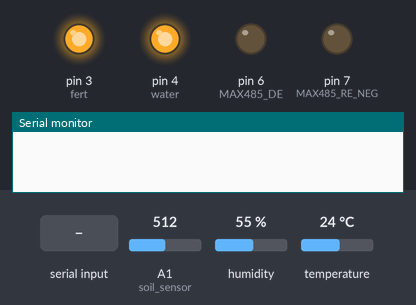
Bench run of a sketch on a simulated Arduino Uno, built with avr-gcc and run on an emulated ATmega328P. Parts: output pins drawn as LEDs (lit = HIGH), the last lines printed to the serial monitor. Inputs (shaded band) come from the test bench; at power-on: A1 (soil_sensor) = 512, humidity 55 %, temperature 24 °C.

Above: at 1.2 s.
1.3 s: "fert\n" received over Serial
At 8.0 s:
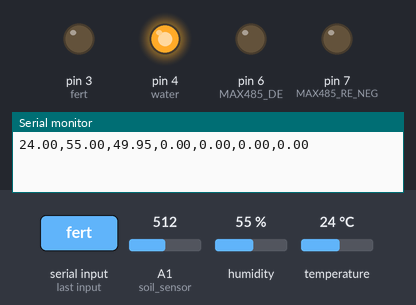
Timing chart, 0 to 38.5 s (numbered marks = the images above; inputs shaded):
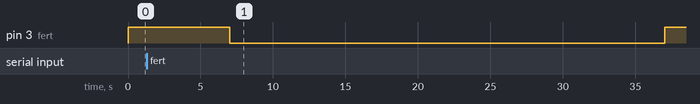

Measured:
- after the input at 1.3 s, pin 3 (fert): HIGH → LOW after 5.7 s, → HIGH 30.0 s later

The sketch:

ArduinoCode.ino
```cpp
/*
In the provided code, the Arduino Uno is interfacing with a JXCT NPK sensor using the RS485 communication protocol. Here's a breakdown of the connections between the Arduino Uno and the RS485 module:

1. *RS485 Module Connections:*
   - *RS485 DI (Data In) Signal to Pin 9:* The Data In signal from the RS485 module is connected to digital pin 9 on the Arduino Uno. This pin is used to receive data from the RS485 module.
   - *RS485 RO (Receive Out) Signal to Pin 8:* The Receive Out signal from the RS485 module is connected to digital pin 8 on the Arduino Uno. This pin is used for receiving data from the RS485 module.
   - *RS485 RE (Receiver Enable) Signal to Pin 7:* The Receiver Enable signal from the RS485 module is connected to digital pin 7 on the Arduino Uno. This pin is used to enable the receiver mode of the RS485 module.
   - *RS485 DE (Driver Enable) Signal to Pin 6:* The Driver Enable signal from the RS485 module is connected to digital pin 6 on the Arduino Uno. This pin is used to enable the driver mode of the RS485 module.
   - *RS485 VCC to 5V:* The VCC (power) pin of the RS485 module is connected to the 5V output of the Arduino Uno.
   - *RS485 GND to GND:* The Ground (GND) pin of the RS485 module is connected to the Ground (GND) pin of the Arduino Uno.

2. *MAX485 Direction Control Pins:*
   - *MAX485 DE (Driver Enable) Pin to Pin 6:* This pin is used to control the Driver Enable (DE) signal of the MAX485 chip. It is connected to digital pin 6 on the Arduino Uno.
   - *MAX485 RE (Receiver Enable) Pin to Pin 7:* This pin is used to control the Receiver Enable (RE) signal of the MAX485 chip. It is connected to digital pin 7 on the Arduino Uno.

These connections allow the Arduino Uno to communicate with the JXCT NPK sensor using the RS485 protocol.
 The AltSoftSerial library is used for serial communication, and the ModbusMaster library is utilized for Modbus communication with the sensor.
  The preTransmission and postTransmission functions are defined to control the direction of data transmission/reception on the RS485 bus.
*/
#include <ModbusMaster.h> // Include ModbusMaster library for communication with Modbus devices
#include <AltSoftSerial.h> // Include AltSoftSerial library for serial communication
#include <dht11.h> // Include dht11 library for interfacing with DHT11 sensor

#define NITROGEN_ADDR   0x1E // Define address of nitrogen sensor
#define PHOSPHORUS_ADDR 0x1F // Define address of phosphorus sensor
#define POTASSIUM_ADDR  0x20 // Define address of potassium sensor
#define MAX485_DE       6    // Define pin for DE (Data Enable) of MAX485
#define MAX485_RE_NEG   7    // Define pin for RE (Receiver Enable) of MAX485

AltSoftSerial swSerial; // Create AltSoftSerial object for serial communication
ModbusMaster node; // Create ModbusMaster object for Modbus communication
dht11 DHT11; // Create dht11 object for DHT11 sensor

#define DHT11PIN 5 // Define pin for DHT11 sensor
const int soil_sensor = A1; // Define analog pin for soil moisture sensor
const int water= 4; // Define pin for relay
const int fert = 3;
const long freq = 1000 * 60 * 1; // Define frequency to collect readings every 1 minute
String read;
float temp, humidity, soil_moist, N, P, K, water_ml = 0, target_moist; // Declare variables for storing sensor readings
float percentage_N, percentage_P, percentage_K; // Declare variables for storing percentage values of N, P, and K
long pump_time = 30; // Default pump run time is 30 seconds
void setup() {
  Serial.begin(9600); // Initialize serial communication at 9600 baud rate
  pinMode(MAX485_RE_NEG, OUTPUT); // Set MAX485 RE pin as output
  pinMode(MAX485_DE, OUTPUT); // Set MAX485 DE pin as output
  digitalWrite(MAX485_RE_NEG, 0); // Set RE pin low to receive data
  digitalWrite(MAX485_DE, 0); // Set DE pin low for communication

  swSerial.begin(9600); // Initialize AltSoftSerial at 9600 baud rate
  node.begin(1, swSerial); // Initialize ModbusMaster with slave ID 1 and AltSoftSerial
  node.preTransmission(preTransmission); // Set preTransmission function for Modbus communication
  node.postTransmission(postTransmission); // Set postTransmission function for Modbus communication

  pinMode(water, OUTPUT);
  pinMode(fert, OUTPUT); // Set relay pin as output
  digitalWrite(water, HIGH);
  digitalWrite(fert, HIGH);
}

void preTransmission() {
  digitalWrite(MAX485_RE_NEG, 1); // Set RE pin high for transmission
  digitalWrite(MAX485_DE, 1); // Set DE pin high for transmission
}

void postTransmission() {
  digitalWrite(MAX485_RE_NEG, 0); // Set RE pin low after transmission
  digitalWrite(MAX485_DE, 0); // Set DE pin low after transmission
}

bool moisture_check(float current, float target) {
  return current < target; // Check if current moisture is less than target moisture
}

void start_pump(int pump) {
  digitalWrite(pump, LOW); // Turn on relay to start the pump
}

void stop_pump(int pump) {
  digitalWrite(pump, HIGH); // Turn off relay to stop the pump
}

void loop() {
  if (Serial.available() > 0) {
    read=Serial.readStringUntil('\n');
    if (read == "fert"){
      start_pump(fert);
      delay(pump_time * 1000);
      stop_pump(fert);
    }
    else
      target_moist = read.toFloat(); // Read target moisture value from serial input
  }

  int soil_analog;
  soil_analog = analogRead(soil_sensor); // Read analog value from soil moisture sensor
  float current_moist = (100 - ((soil_analog / 1023.00) * 100)); // Convert analog value to percentage moisture
  soil_moist = current_moist; // Store current moisture value

  bool dispense = moisture_check(current_moist, target_moist); // Check if water dispensing is needed based on moisture levels

  if (dispense == true) {
    start_pump(water); // Start the pump if moisture level is below target
    delay(pump_time * 1000); // Wait for pump_time seconds
    water_ml = pump_time * 0.2083; // Calculate amount of water dispensed in milliliters
    stop_pump(water); // Stop the pump after dispensing water
  } else {
    water_ml = 0; // Reset water dispensed if not dispensing
    stop_pump(water); // Stop the pump
  }

  uint8_t result;

  // Read nitrogen level from sensor
  result = node.readHoldingRegisters(NITROGEN_ADDR, 1);
  if (result == node.ku8MBSuccess) {
    N = node.getResponseBuffer(0x0); // Store nitrogen value in mg/kg
    float max_N = 100; // Maximum level of Nitrogen in mg/kg
    percentage_N = (N / max_N) * 100; // Calculate percentage of Nitrogen
  }
  // Read phosphorus level from sensor
  result = node.readHoldingRegisters(PHOSPHORUS_ADDR, 1);
  if (result == node.ku8MBSuccess) {
    P = node.getResponseBuffer(0x0); // Store phosphorus value in mg/kg
    float max_P = 50; // Maximum level of Phosphorus in mg/kg
    percentage_P = (P / max_P) * 100; // Calculate percentage of Phosphorus
  }
  // Read potassium level from sensor
  result = node.readHoldingRegisters(POTASSIUM_ADDR, 1);
  if (result == node.ku8MBSuccess) {
    K = node.getResponseBuffer(0x0); // Store potassium value in mg/kg
    float max_K = 80; // Maximum level of Potassium in mg/kg
    percentage_K = (K / max_K) * 100; // Calculate percentage of Potassium
  }

  int chk = DHT11.read(DHT11PIN); // Read data from DHT11 sensor
  humidity = ((float)DHT11.humidity); // Store humidity value
  temp = ((float)DHT11.temperature); // Store temperature value

  // Print sensor readings to serial monitor
  Serial.print(temp);
  Serial.print(",");
  Serial.print(humidity);
  Serial.print(",");
  Serial.print(soil_moist);
  Serial.print(",");
  Serial.print(percentage_N);
  Serial.print(",");
  Serial.print(percentage_P);
  Serial.print(",");
  Serial.print(percentage_K);
  Serial.print(",");
  Serial.println(water_ml);
  delay(1000); // Delay for 1 second
}
```
